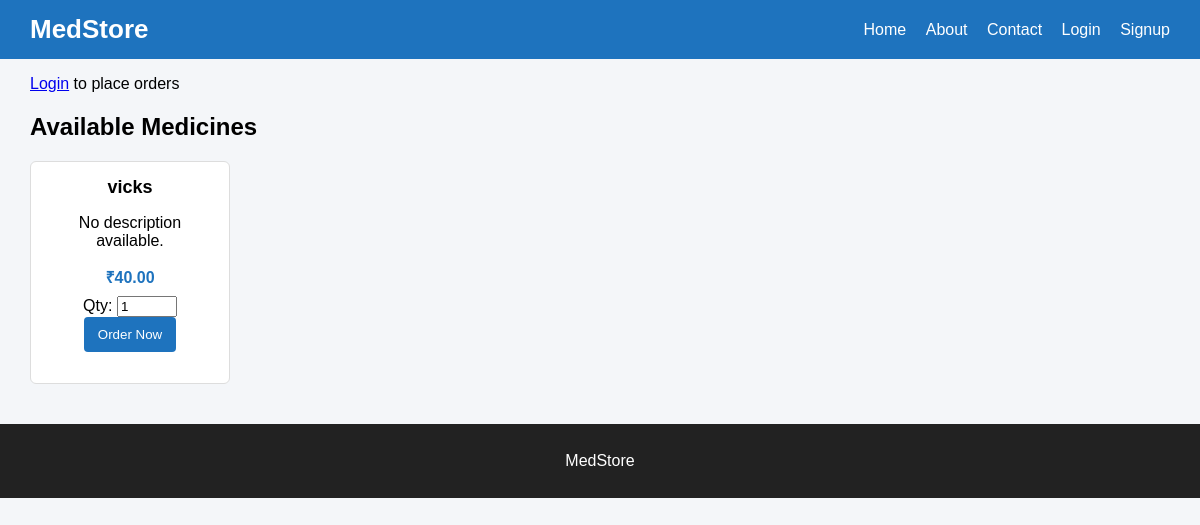
Before: / with the older database file.
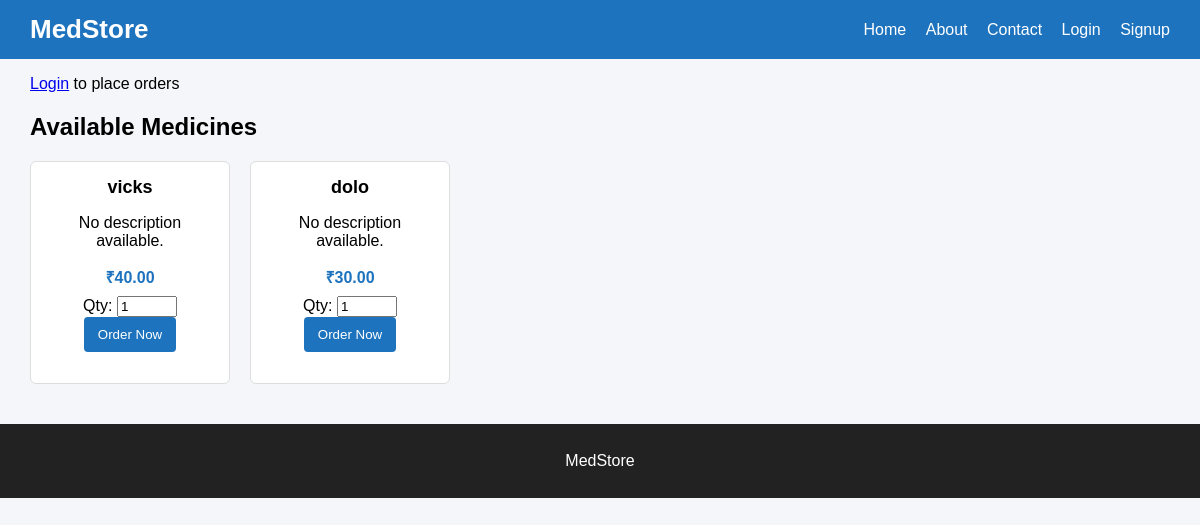
After: the same page with the newer database file.
### medstore_app/models.py (models this page shows, shortened)
class Medicine(models.Model):
    category = models.ForeignKey(Category, on_delete=models.SET_NULL, null=True, blank=True)
    name = models.CharField(max_length=255)
    price = models.DecimalField(max_digits=10, decimal_places=2, default=0.0)
    description = models.TextField(blank=True, null=True)
    stock = models.IntegerField(default=0)

### medstore_app/views.py (the view)
# urls.py: path('', views.show_home_page, name='home'),
def show_home_page(request):
    products = Medicine.objects.all()
    user_email = request.COOKIES.get('user_email')
    user = User.objects.filter(email=user_email).first()
    orders = []
    if user:
        orders = Order.objects.filter(user=user).order_by('-id')
    return render(request, 'medstore_app/home.html', {
        'products': products,
        'user': user,
        'orders': orders
    })

### medstore_app/templates/medstore_app/home.html (shortened to what this page needs)
{% include 'medstore_app/header.html' %}
<div class="container">
    {% if user %}
        <p>Welcome, <strong>{{ user.username }}</strong>!</p>
    {% else %}
        <p><a href="{% url 'medstore_app:login' %}">Login</a> to place orders</p>
    {% endif %}
    <h2>Available Medicines</h2>
    <div class="product-grid">
        {% for p in products %}
            <div class="product-card">
                <h3>{{ p.name }}</h3>
                <p>{{ p.description|default:"No description available." }}</p>
                <p class="price">₹{{ p.price }}</p>
                <form method="post" action="{% url 'medstore_app:create_order' p.id %}">
                    <label>Qty:</label>
                    <input type="number" name="quantity" min="1" value="1" style="width:60px;">
                    <button class="btn" type="submit">Order Now</button>
                </form>
            </div>
        {% empty %}
            <p>No medicines available. Please check again later.</p>
        {% endfor %}
    </div>
</div>
{% include 'medstore_app/footer.html' %}

Changed rows visible on the page:
added Medicine: name "dolo", description "No description available.", price "30.00"
